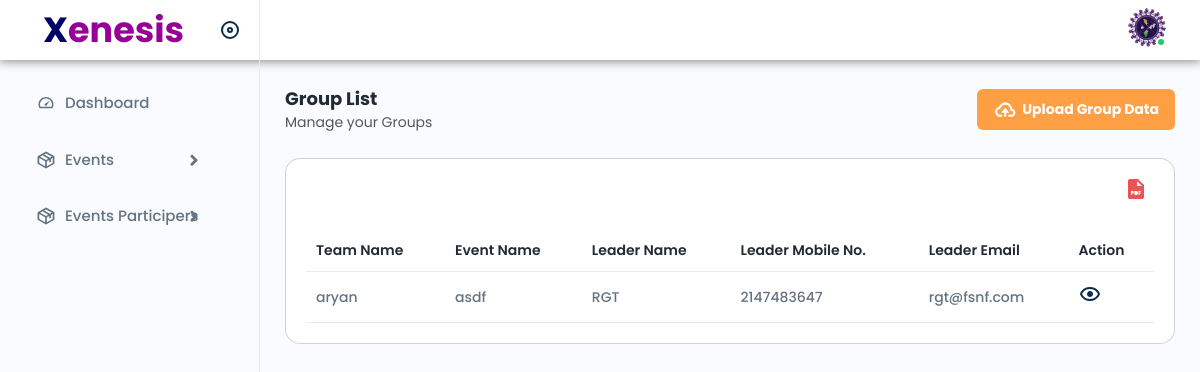
The app's page /Admin/grouplist.php, older data.
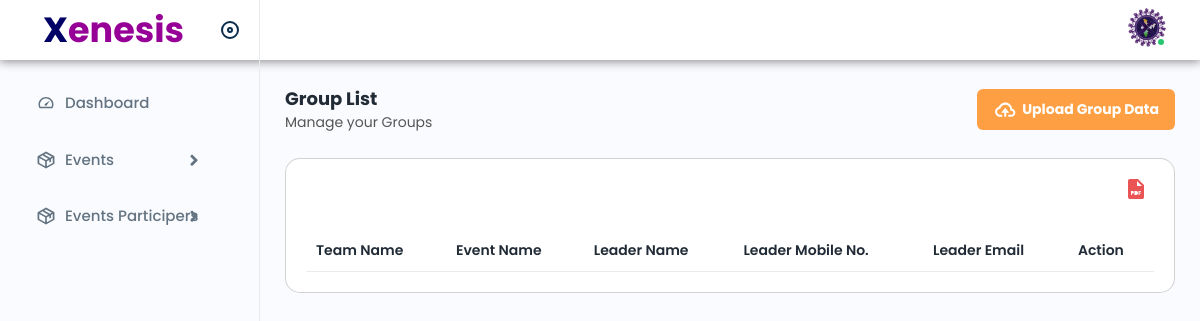
The same page, newer data.
### tables this page shows
CREATE TABLE `organizer_master` (
  `organizer_id` int(11) NOT NULL,
  `Leader_Name` varchar(100) NOT NULL,
  `event_id` int(11) NOT NULL,
  `Leader_email` varchar(250) NOT NULL,
  `Leader_mobile` bigint(20) NOT NULL,
  `Member1_name` varchar(100) NOT NULL,
  `Member1_email` varchar(250) NOT NULL,
  `Member1_mobile` bigint(20) DEFAULT NULL,
  `Member2_name` varchar(100) NOT NULL DEFAULT 'N/A',
  `Member2_email` varchar(250) NOT NULL DEFAULT 'N/A',
  `Member2_mobile` bigint(20) DEFAULT NULL,
  `Member3_name` varchar(100) NOT NULL DEFAULT 'N/A',
  `Member3_email` varchar(250) NOT NULL DEFAULT 'N/A',
  `Member3_mobile` bigint(20) DEFAULT NULL,
  `Member4_name` varchar(100) NOT NULL DEFAULT 'N/A',
  `Member4_email` varchar(250) NOT NULL DEFAULT 'N/A',
  `Member4_mobile` bigint(20) DEFAULT NULL,
  `Member5_name` varchar(100) NOT NULL DEFAULT 'N/A',
  `Member5_email` varchar(250) NOT NULL DEFAULT 'N/A',
  `Member5_mobile` bigint(20) DEFAULT NULL
);

CREATE TABLE `event_master` (
  `event_id` int(11) NOT NULL,
  `event_name` varchar(100) NOT NULL,
  `tagline` text NOT NULL,
  `department_id` int(11) NOT NULL,
  `team_name` varchar(100) NOT NULL,
  `event_leader_no` bigint(20) NOT NULL,
  `participation_price` int(11) NOT NULL,
  `participation_price_team` int(11) NOT NULL,
  `team_member_count` int(11) NOT NULL,
  `winner_price1` int(11) NOT NULL,
  `winner_price2` int(11) NOT NULL,
  `winner_price3` int(11) NOT NULL,
  `location` varchar(200) NOT NULL,
  `date` date NOT NULL,
  `event_description` text NOT NULL,
  `rules` text NOT NULL,
  `round1_title` varchar(200) NOT NULL,
  `round1_description` text DEFAULT NULL,
  `round2_title` varchar(200) NOT NULL DEFAULT 'N/A',
  `round2_description` text DEFAULT 'N/A',
  `round3_title` varchar(200) NOT NULL DEFAULT 'N/A',
  `round3_description` text DEFAULT 'N/A',
  `round4_title` varchar(200) DEFAULT 'N/A',
  `round4_description` text DEFAULT 'N/A',
  `round5_title` varchar(200) DEFAULT 'N/A',
  `round5_description` text DEFAULT 'N/A',
  `images` varchar(254) NOT NULL,
  `image_path` text NOT NULL,
  `max_tickets` int(11) DEFAULT NULL
);

### Admin/grouplist.php (the view, shortened to what this page needs)
<!DOCTYPE html>
<html lang="en">
<head>
    <link rel="stylesheet" href="../assets/css/bootstrap.min.css">
    <link rel="stylesheet" href="../assets/plugins/icons/ionic/ionicons.css">
    <link rel="stylesheet" href="../assets/plugins/icons/feather/feather.css">
    <link rel="stylesheet" href="../assets/css/animate.css">
    <link rel="stylesheet" href="../assets/plugins/select2/css/select2.min.css">
    <link rel="stylesheet" href="../assets/css/dataTables.bootstrap4.min.css">
    <link rel="stylesheet" href="../assets/plugins/fontawesome/css/fontawesome.min.css">
    <link rel="stylesheet" href="../assets/plugins/fontawesome/css/all.min.css">
    <link href="https://cdn.jsdelivr.net/npm/bootstrap@5.3.0/dist/css/bootstrap.min.css" rel="stylesheet"
>
    <link rel="stylesheet" href="../assets/css/style.css">
</head>
<body>
    <div class="main-wrapper">
        <div class="header bord">
        <div class="header-left active">
                <a href="index.php" class="logo" style="font-size:35px; color: rgb(150, 0, 150); font-weight:bold; margin-left:23px;">
                    <span style="color: rgb(0, 0, 102)">X</span>enesis
                </a>
                <a id="toggle_btn" href="javascript:void(0);">
                </a>
            </div>
            <ul class="nav user-menu">
                <li class="nav-item dropdown has-arrow main-drop">
                    <a href="javascript:void(0);" class="dropdown-toggle nav-link userset" data-bs-toggle="dropdown">
                        <span class="user-img"><img src="../assets/img/Xenesis2025_logo.png" alt="img">
                            <span class="status online"></span></span>
                    </a>
                </li>
            </ul>
        </div>
        <div class="sidebar" id="sidebar">
            <div class="sidebar-inner slimscroll">
                <div id="sidebar-menu" class="sidebar-menu">
                    <ul>
                        <li>
                            <a href="index.php"><img src="../assets/img/icons/dashboard.svg" alt="img"><span>
                                    Dashboard</span> </a>
                        </li>
                        <li class="submenu">
                            <a href="javascript:void(0);"><img src="../assets/img/icons/product.svg" alt="img"><span>
                                Events</span> <span class="menu-arrow"></span></a>
                        </li>
                        <li class="submenu">
                            <a href="javascript:void(0);"><img src="../assets/img/icons/product.svg" alt="img"><span>
                                Events Participers</span> <span class="menu-arrow"></span></a>
                        </li>
                    </ul>
                </div>
            </div>
        </div>
        <div class="page-wrapper">
            <div class="content">
                <div class="page-header">
                    <div class="page-title">
                        <h4>Group List</h4>
                        <h6>Manage your Groups</h6>
                    </div>
                    <div class="page-btn">
                        <a href="uploadgroup.php" class="btn btn-added"><img src="../assets/img/icons/upload.svg" alt="img" class="me-1" style="height: 25px;">Upload Group Data</a>
                    </div>
                </div>
                <div class="card">
                    <div class="card-body">
                        <div class="table-top">
                            <div class="search-set">
                                <div class="search-input">
                                    <a class="btn btn-searchset"><img src="../assets/img/icons/search-white.svg"
                                            alt="img"></a>
                                </div>
                            </div>
                            <div class="wordset">
                                <ul>
                                    <li>
                                        <a href="#"
                                            data-bs-toggle="tooltip" data-bs-placement="top" title="pdf"><img
                                                src="../assets/img/icons/pdf.svg" alt="img"></a>
                                    </li>
                                </ul>
                            </div>
                        </div>
                        <div class="table-responsive">
                            <table class="table  datanew">
                                <thead>
                                    <tr>
                                        <th>Team Name</th>
                                        <th>Event Name</th>
                                        <th>Leader Name</th>
                                        <th>Leader Mobile No.</th>
                                        <th>Leader Email</th>
                                        <th>Action</th>
                                    </tr>
                                </thead>
                                <tbody>
                                    <?php
                                        require "../includes/scripts/connection.php";
                                        $sql = "SELECT * FROM `organizer_master`";
                                        $result = mysqli_query($conn, $sql);
                                        if($result->num_rows > 0){
                                            $row = mysqli_fetch_assoc($result);
                                            $event_id = $row['event_id'];
                                            $sql_fetch_event = "SELECT * FROM `event_master` WHERE `event_id` = $event_id";
                                            $result_fetch_event = mysqli_query($conn, $sql_fetch_event);
                                            $event_data = mysqli_fetch_assoc($result_fetch_event);
                                            $result = mysqli_query($conn, $sql);
                                            $team_name = $event_data['team_name'];
                                            $event_name = $event_data['event_name'];
                                            while($row = $result->fetch_assoc()){
                                                echo "<tr>
                                                        <td>".$team_name."</td>
                                                        <td>".$event_name."</td>
                                                        <td>".$row['Leader_Name']."</td>
                                                        <td>".$row['Leader_mobile']."</td>
                                                        <td>".$row['Leader_email']."</td>
                                                        <td>
                                                            <a href='groupdetails.php?id=".$row['event_id']."'>
                                                                <img src='../assets/img/icons/eye.svg' alt='img'>
                                                            </a>
                                                        </td>
                                                    </tr>";
                                            }
                                        }
                                    ?>
                                </tbody>
                            </table>
                        </div>
                    </div>
                </div>
            </div>
        </div>
    </div>
</body>
</html>

Row changes from the older to the newer data that the page shows:
removed organizer_master: event.team_name "aryan", event.event_name "asdf", Leader_Name "RGT", Leader_mobile "2147483647", Leader_email "rgt@fsnf.com"
